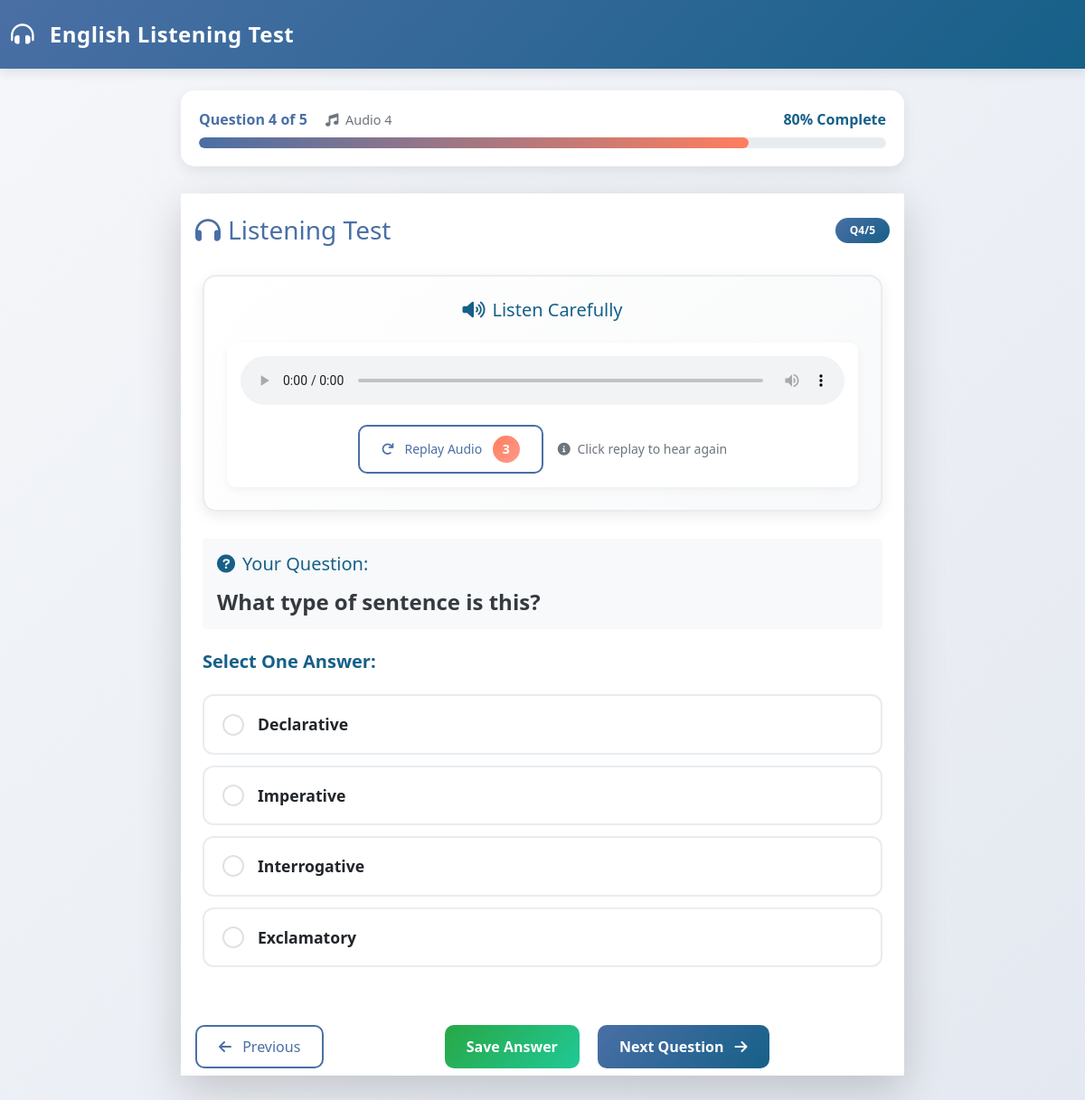
Screenshot of /listening/test/1/question/4/ (signed in) with the database file from the repository.
### listening/models.py (models this page shows, shortened)
class AudioQuestion(models.Model):
    test = models.ForeignKey(ListeningTest, on_delete=models.CASCADE, related_name='questions')
    order = models.IntegerField(default=1)  # Order in test (1-5)
    audio_filename = models.CharField(max_length=200, help_text="Name of audio file in static folder")
    transcript = models.TextField(help_text="Full text of what's spoken in audio")
    question_text = models.TextField()
    explanation = models.TextField(blank=True, help_text="Explanation shown after test")

class AnswerOption(models.Model):
    question = models.ForeignKey(AudioQuestion, on_delete=models.CASCADE, related_name='options')
    text = models.CharField(max_length=500)
    is_correct = models.BooleanField(default=False)

### listening/views.py (the view)
@login_required(login_url='home_page:login')
def test_question(request, test_id, question_number):
    test = get_object_or_404(ListeningTest, id=test_id, is_active=True)
    try:
        question = AudioQuestion.objects.get(test=test, order=question_number)
    except AudioQuestion.DoesNotExist:
        return redirect('listening:test_home')
    total_questions = test.questions.count()
    progress_percentage = int((question_number / total_questions) * 100)
    session_key = get_session_key(request)
    previous_response = UserResponse.objects.filter(
        session_key=session_key,
        question=question
    ).first()
    next_question = question_number + 1 if question_number < total_questions else None
    prev_question = question_number - 1 if question_number > 1 else None
    context = {
        'test': test,
        'question': question,
        'question_number': question_number,
        'total_questions': total_questions,
        'progress_percentage': progress_percentage,
        'next_question': next_question,
        'prev_question': prev_question,
        'selected_option': previous_response.selected_option_id if previous_response else None,
    }
    return render(request, 'listening/test_question.html', context)

### listening/views.py (called while the page is built)
def get_session_key(request):
    if not request.session.session_key:
        request.session.create()
    return request.session.session_key

### listening/templates/listening/test_question.html (shortened to what this page needs)
{% extends 'listening/base.html' %}
{% load static %}
{% block content %}
<div class="test-container">
<div class="progress-container">
    <div class="d-flex justify-content-between mb-2">
        <div>
            <span class="fw-bold" style="color: var(--primary-color);">
                Question {{ question_number }} of {{ total_questions }}
            </span>
            <span class="audio-info ms-3">
                <i class="fas fa-music me-1"></i>
                Audio {{ question_number }}
            </span>
        </div>
        <span class="fw-bold" style="color: var(--secondary-color);">
            {{ progress_percentage }}% Complete
        </span>
    </div>
    <div class="progress">
        <div class="progress-bar" role="progressbar"
             style="width: {{ progress_percentage }}%"
             aria-valuenow="{{ progress_percentage }}"
             aria-valuemin="0"
             aria-valuemax="100">
        </div>
    </div>
</div>
    <div class="card border-0 shadow-lg">
        <div class="card-header bg-white border-0 pt-4">
            <div class="d-flex justify-content-between align-items-center">
                <h3 class="mb-0" style="color: var(--primary-color);">
                    <i class="fas fa-headphones me-2"></i>Listening Test
                </h3>
                <div class="badge rounded-pill px-3 py-2"
                     style="background: linear-gradient(135deg, var(--primary-color), var(--secondary-color)); color: white;">
                    Q{{ question_number }}/{{ total_questions }}
                </div>
            </div>
        </div>
        <div class="card-body p-4">
            <div class="audio-player-container">
                <h5 class="text-center mb-4" style="color: var(--secondary-color);">
                    <i class="fas fa-volume-up me-2"></i>Listen Carefully
                </h5>
                <div class="audio-controls">
                    <audio id="audioPlayer" controls class="w-100">
                        <source src="{% static 'listening/audio/' %}{{ question.audio_filename }}" type="audio/mpeg">
                    </audio>
                    <div class="d-flex justify-content-center align-items-center mt-3">
                        <button id="replayBtn" class="btn btn-outline-primary btn-sm px-4">
                            <i class="fas fa-redo me-2"></i> Replay Audio
                            <span class="replay-counter ms-2">3</span>
                        </button>
                        <span class="text-muted small ms-3">
                            <i class="fas fa-info-circle me-1"></i>
                            Click replay to hear again
                        </span>
                    </div>
                </div>
            </div>
            <div class="question-section mb-4">
                <div class="card bg-light border-0">
                    <div class="card-body">
                        <h5 class="card-title mb-3" style="color: var(--secondary-color);">
                            <i class="fas fa-question-circle me-2"></i>Your Question:
                        </h5>
                        <h4 class="fw-bold mb-0" style="color: var(--dark-color);">
                            {{ question.question_text }}
                        </h4>
                    </div>
                </div>
            </div>
            <div class="options-section mb-4">
                <h5 class="mb-4" style="color: var(--secondary-color);">
                    <b>Select One Answer:<b>
                </h5>
                <form id="answerForm" data-question-id="{{ question.id }}">
                    <div class="options-list">
                        {% for option in question.options.all %}
                        <div class="option-item {% if selected_option == option.id %}selected{% endif %}"
                             data-option-id="{{ option.id }}">
                            <div class="d-flex align-items-center">
                                <div class="checkmark">
                                </div>
                                <div class="flex-grow-1">
                                    <span class="fw-bold">{{ option.text }}</span>
                                </div>
                            </div>
                        </div>
                        {% endfor %}
                    </div>
                </form>
            </div>
        </div>
        <div class="card-footer bg-white border-0 pt-3">
            <div class="d-flex justify-content-between">
                {% if prev_question %}
                <a href="{% url 'listening:test_question' test.id prev_question %}"
                   class="btn btn-outline-primary px-4">
                    <i class="fas fa-arrow-left me-2"></i> Previous
                </a>
                {% else %}
                <div></div>
                {% endif %}
                <div>
                    <button id="saveBtn" class="btn btn-success px-4 me-3">
                        <b> Save Answer <b>
                    </button>
                    {% if next_question %}
                    <a href="{% url 'listening:test_question' test.id next_question %}"
                       class="btn btn-primary px-4">
                        Next Question <i class="fas fa-arrow-right ms-2"></i>
                    </a>
                    {% endif %}
                </div>
            </div>
        </div>
    </div>
</div>
{% endblock %}

### listening/static/listening/css/styles.css (style rules this page uses)
:root { --primary-color: #4a6fa5; --secondary-color: #166088; --accent-color: #ff7e5f; --success-color: #28a745; --warning-color: #ffc107; --danger-color: #dc3545; --light-color: #f8f9fa; --dark-color: #343a40; --gray-color: #6c757d; }
body { background: linear-gradient(135deg, #f5f7fa 0%, #c3cfe2 100%); font-family: 'Segoe UI', Tahoma, Geneva, Verdana, sans-serif; min-height: 100vh; }
.test-container { max-width: 800px; margin: 0 auto; }
.audio-player-container { background: linear-gradient(135deg, #ffffff, #f8f9fa); border-radius: 15px; padding: 25px; box-shadow: 0 5px 15px rgba(0,0,0,0.08); border: 2px solid #e9ecef; margin-bottom: 30px; }
.audio-controls { background: white; border-radius: 10px; padding: 15px; box-shadow: 0 3px 10px rgba(0,0,0,0.05); }
.option-item { border: 2px solid #e9ecef; border-radius: 12px; padding: 18px 20px; margin-bottom: 12px; cursor: pointer; transition: all 0.3s ease; background: white; font-weight: 500; font-size: 1.1rem; }
.option-item .checkmark { width: 24px; height: 24px; border-radius: 50%; border: 2px solid #dee2e6; display: flex; align-items: center; justify-content: center; margin-right: 15px; transition: all 0.3s ease; }
.btn-primary { background: linear-gradient(135deg, var(--primary-color), var(--secondary-color)); border: none; border-radius: 10px; padding: 12px 30px; font-weight: 600; transition: all 0.3s ease; }
.btn-success { background: linear-gradient(135deg, #28a745, #20c997); border: none; border-radius: 10px; padding: 12px 30px; font-weight: 600; }
.btn-outline-primary { border: 2px solid var(--primary-color); color: var(--primary-color); border-radius: 10px; padding: 10px 25px; font-weight: 500; }
.progress-container { background: white; border-radius: 15px; padding: 20px; box-shadow: 0 5px 15px rgba(0,0,0,0.08); margin-bottom: 30px; }
.progress { height: 12px; border-radius: 6px; background-color: #e9ecef; overflow: hidden; }
.progress-bar { background: linear-gradient(90deg, var(--primary-color), var(--accent-color)); border-radius: 6px; transition: width 0.5s ease; }

### listening/templates/listening/test_question.html (style rules this page uses)
.replay-counter { display: inline-block; background: linear-gradient(135deg, var(--accent-color), #ff9a8b); color: white; border-radius: 50%; width: 30px; height: 30px; text-align: center; line-height: 30px; font-size: 14px; font-weight: bold; }
.audio-info { color: var(--gray-color); font-size: 0.9rem; }

### listening/templates/listening/base.html (style rules this page uses)
:root { --primary-color: #4a6fa5; --secondary-color: #166088; --accent-color: #ff7e5f; --success-color: #28a745; --warning-color: #ffc107; --danger-color: #dc3545; --light-color: #f8f9fa; --dark-color: #343a40; --gray-color: #6c757d; }
body { background: linear-gradient(135deg, #f5f7fa 0%, #e4e8f0 100%); font-family: 'Segoe UI', Tahoma, Geneva, Verdana, sans-serif; min-height: 100vh; }

### rows the page displays
AudioQuestion: question_text "What type of sentence is this?"
AnswerOption: text "Declarative"
AnswerOption: text "Imperative"
AnswerOption: text "Interrogative"
AnswerOption: text "Exclamatory"

### other values shown
{{ question_number }} "4"
{{ total_questions }} "5"
{{ progress_percentage }} "80"
